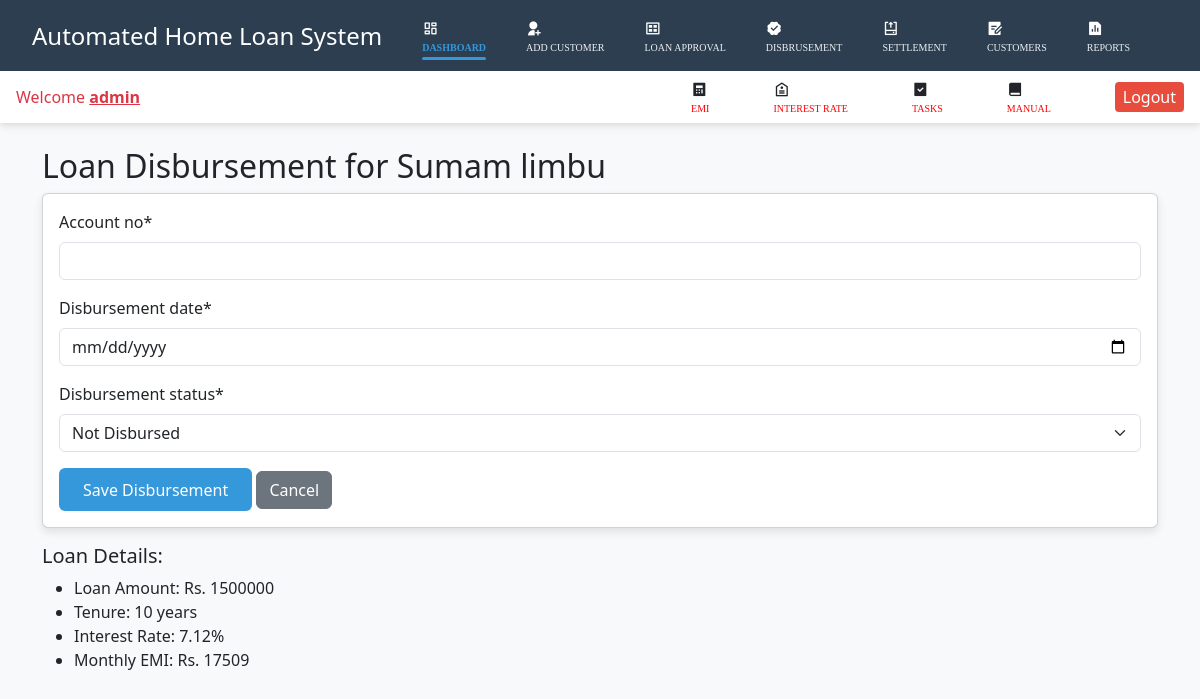
Screenshot of /client/1/disburse/ (signed in) with the database file from the repository.
### homeloanapp/models.py (models this page shows, shortened)
class ClientDetails(models.Model):
    name = models.CharField(max_length=300, default='Sumam limbu')
    dob = models.CharField(max_length=10, default='2008/10/10')
    citizenship = models.CharField(max_length=20, default='1234')
    sex = models.CharField(max_length=8, choices=SEX_CHOICES, default="Male")
    martial = models.CharField(max_length=20, choices=MARTIAL_STATUS, default="Married")
    father = models.CharField(max_length=300, default="shyam rai")
    education = models.CharField(max_length=10, choices=EDUCATION_CHOICES, default="Bachelor")
    address = models.CharField(max_length=50, default='Itahari')
    dependent = models.PositiveIntegerField(default=3)
    employer = models.CharField(max_length=150, blank=True, null=True, default='rbbl')
    position = models.CharField(max_length=150, blank=True, null=True, default='Assistant')
    service_time = models.PositiveIntegerField(blank=True, null=True, default=5)
    firm_name = models.CharField(max_length=150, blank=True, null=True, default='rbbl')
    business_type = models.CharField(
        max_length=150,
        choices=BUSINESSTYPES,
        default="Agriculture",
        blank=True,
        null=True
    )
    pan_no = models.PositiveIntegerField(blank=True, null=True, default='12345')
    firm_address = models.CharField(max_length=150, blank=True, null=True, default='Itahari-20')
    salary = models.FloatField(default=0.0)
    business_income = models.FloatField(default=0.0)
    agriculture = models.FloatField(default=0.0)
    house_rent = models.FloatField(default=0.0)
    family_income = models.FloatField(default=0.0)
    other_income = models.FloatField(default=0.0)
    loan_amount = models.PositiveIntegerField()
    tenure = models.PositiveIntegerField(default=10)
    interest = models.FloatField(default=10.12)
    loan_type = models.CharField(max_length=50, default='Home')
    plot_no = models.CharField(max_length=50, default='5684')
    plot_area = models.CharField(max_length=50, default='0-0-10-0')
    plot_address = models.CharField(max_length=200, blank=True, null=True, default='Itahari-20')
    plot_owner = models.CharField(max_length=150, default='Roshan Rai')
    plot_value = models.FloatField(default=4632450)
    home_value = models.FloatField(default=0.0)
    plot_market_value = models.FloatField(blank=True, null=True, default=200000)
    land_value = models.PositiveIntegerField(default=0)
    buildingvalue = models.PositiveIntegerField(default=0)
    family_property = models.PositiveIntegerField(default=0)
    vehicle = models.FloatField(default=0.0)
    collateral_place = models.CharField(
        max_length=60,
        choices=COLLATERAL_AREA,
        default="Main Business Area"
    )
    income_tenure = models.CharField(
        max_length=200,
        choices=INCOME_TYPE,
        default="upto loan tenure permanent income"
    )
    client_distance = models.CharField(
        max_length=200,
        choices=CLIENT_DIS,
        default="Less than 2km"
    )
    banking_history = models.CharField(
        max_length=100,
        choices=CREDIT_HISTORY,
        default="payment after full rebate",
        null=True
    )
    banking_year = models.CharField(
        max_length=100,
        choices=BANKING_YEARS,
        default="more than 5 years"
    )
    loan_committee = models.CharField(
        max_length=20,
        choices=CREDIT_SIFARIS,
        default="Excellent"
    )
    loan_status = models.CharField(
        max_length=20,
        default="preview",
        null=True,
        blank=True
    )
    @property
    def emi(self):
        principal = self.loan_amount
        monthly_rate = self.interest / 1200
        months = self.tenure * 12
        if monthly_rate == 0:  # Handle interest-free loans
            return principal / months
        return int(
            (principal * monthly_rate * (1 + monthly_rate)**months) /
            ((1 + monthly_rate)**months - 1)
        )

### homeloanapp/views.py (the view, shortened to what this page needs)
# urls.py: path('client/<int:client_id>/disburse/', views.LoanDisbursementCreate.as_view(), name='loan_disbursement'),
class LoanDisbursementCreate(LoginRequiredMixin, CreateView):
    model = LoanDisbursement
    form_class = LoanDisbursementForm
    template_name = 'loan_disbursement_form.html'
    def get_context_data(self, **kwargs):
        context = super().get_context_data(**kwargs)
        client = get_object_or_404(ClientDetails, pk=self.kwargs['client_id'])
        context['client'] = client
        return context

### homeloanapp/forms.py
class LoanDisbursementForm(forms.ModelForm):
    class Meta:
        model = LoanDisbursement
        fields = ['account_no', 'disbursement_date', 'disbursement_status']
        widgets = {
            'disbursement_date': forms.DateInput(attrs={'type': 'date'}),
        }

### templates/loan_disbursement_form.html (shortened to what this page needs)
{% extends 'dashboard.html' %}
{% load crispy_forms_tags %}
{% load static %}
{% block css %}
<link rel="stylesheet" href="{% static 'css/loan_status.css' %}"> {% endblock css %}
{% block body %}
<div class="container mt-4">
    <h2>Loan Disbursement for {{ client.name }}</h2>
    <div class="card">
        <div class="card-body">
            <form method="post">
                {{ form|crispy }}
                <button type="submit" class="btn btn-primary">Save Disbursement</button>
                <a href="{% url 'client_detail' client.id %}" class="btn btn-secondary">Cancel</a>
            </form>
        </div>
    </div>
    <div class="mt-3">
        <h5>Loan Details:</h5>
        <ul>
            <li>Loan Amount: Rs. {{ client.loan_amount }}</li>
            <li>Tenure: {{ client.tenure }} years</li>
            <li>Interest Rate: {{ client.interest }}%</li>
            <li>Monthly EMI: Rs. {{ client.emi }}</li>
        </ul>
    </div>
</div>
{% endblock body %}

### templates/dashboard.html (shortened to what this page needs)
<!doctype html>
<html lang="en">
{% load static %}
<head>
  <link href="https://cdn.jsdelivr.net/npm/bootstrap@5.3.3/dist/css/bootstrap.min.css" rel="stylesheet"
>
  <link href="https://cdn.jsdelivr.net/npm/remixicon@4.3.0/fonts/remixicon.css" rel="stylesheet" />
  <link rel="stylesheet" href="{% static 'css/dashboard.css' %}">
  {% block css %} {% endblock css %}
</head>
<body>
  <div class="main-navbar">
    <div class="navbar">
      <div class="navbar-items" id="navbar-items">
        <a href="" class="header-text">Automated Home Loan System</a>
        <i class="ri-dashboard-line active"><a href="{% url 'dashboard' %}" class="navbarlink">DASHBOARD</a></i>
        <i class="ri-user-add-fill"><a href="{% url 'application' %}" class="navbarlink">ADD CUSTOMER</a></i>
        <i class="ri-gallery-view"><a href="{% url 'display_clients' %}" class="navbarlink">LOAN APPROVAL</a></i>
        <i class="ri-verified-badge-fill"><a href="{% url 'loan_status' %}" class="navbarlink">DISBRUSEMENT</a></i>
        <i class="ri-uninstall-line"><a href="{% url 'loan_settlement' %}" class="navbarlink">SETTLEMENT</a></i>
        <i class="ri-draft-fill"><a href="{% url 'client_status' %}" class="navbarlink">CUSTOMERS</a></i>
        <i class="ri-file-chart-fill"><a href="" class="navbarlink">REPORTS</a></i>
      </div>
    </div>
    <div class="navbar2">
      <div class="text-danger">Welcome <span class="text-decoration-underline fw-bold">{{user.username}}</span></div>
      <div class="navbar2-items">
        <i class="ri-calculator-fill"><a href="{% url 'emi' %}" class="navbarlink2">EMI</a></i>
        <i class="ri-price-tag-2-line"><a href="" class="navbarlink2">INTEREST RATE</a></i>
        <i class="ri-task-fill"><a href="" class="navbarlink2">TASKS</a> </i>
        <i class="ri-book-fill"><a href="" class="navbarlink2">MANUAL</a></i>
        <form method="POST" action="{% url 'logout' %}">
          <input type="submit" class="logout-btn" value="Logout">
        </form>
      </div>
    </div>
  </div>
  {% block body %}{% endblock body %}
</body>
</html>

### static/css/dashboard.css (style rules this page uses)
:root { --primary: #2c3e50; --secondary: #3498db; --accent: #e74c3c; --light: #ecf0f1; --dark: #2c3e50; --success: #2ecc71; }
body { font-family: 'Segoe UI', Tahoma, Geneva, Verdana, sans-serif; background-color: #f5f7fa; margin: 0; padding: 0; }
.main-navbar { display: flex; flex-direction: column; box-shadow: 0 2px 10px rgba(0, 0, 0, 0.1); }
.navbar { background: linear-gradient(135deg, var(--primary), var(--dark)); color: white; padding: 1rem 2rem; }
.navbar-items { display: flex; align-items: center; gap: 2.5rem; }
.header-text { font-size: 1.5rem; font-weight: 500; margin-right: auto; color: white; text-decoration: none; }
.navbarlink { color: var(--light); text-decoration: none; font-size: 10px; transition: all 0.3s ease; display: flex; align-items: center; gap: 0.5rem; }
.navbar2 { background-color: white; padding: 0.4rem 1rem; display: flex; justify-content: space-between; align-items: center; box-shadow: 0 2px 5px rgba(0, 0, 0, 0.05); }
.navbar2-items { display: flex; gap: 4rem; align-items: center; }
.navbarlink2 { color: red; text-decoration: none; font-size: 10px; transition: all 0.3s ease; display: flex; align-items: center; gap: 0.8rem; }
.logout-btn { background-color: var(--accent); color: white; border: none; padding: 0.2rem 0.5rem; border-radius: 4px; cursor: pointer; transition: all 0.3s ease; font-weight: 500; }
.btn-primary { background-color: var(--secondary); border: none; padding: 0.6rem 1.5rem; font-weight: 500; transition: all 0.3s ease; }
.active a { color: var(--secondary) !important; font-weight: 600; position: relative; }
.active a::after { content: ''; position: absolute; bottom: -5px; left: 0; width: 100%; height: 3px; background-color: var(--secondary); border-radius: 3px; }
.card { margin: 0 auto; box-shadow: 0 4px 8px rgba(0, 0, 0, 0.1); }

### static/css/loan_status.css (style rules this page uses)
body { font-family: 'Segoe UI', Tahoma, Geneva, Verdana, sans-serif; background-color: #f8f9fa; margin: 0; padding: 0; }

### rows the page displays
ClientDetails: name "Sumam limbu", loan_amount "1500000", tenure "10", interest "7.12", emi "17509"

### other values shown
{{ user.username }} "admin"
